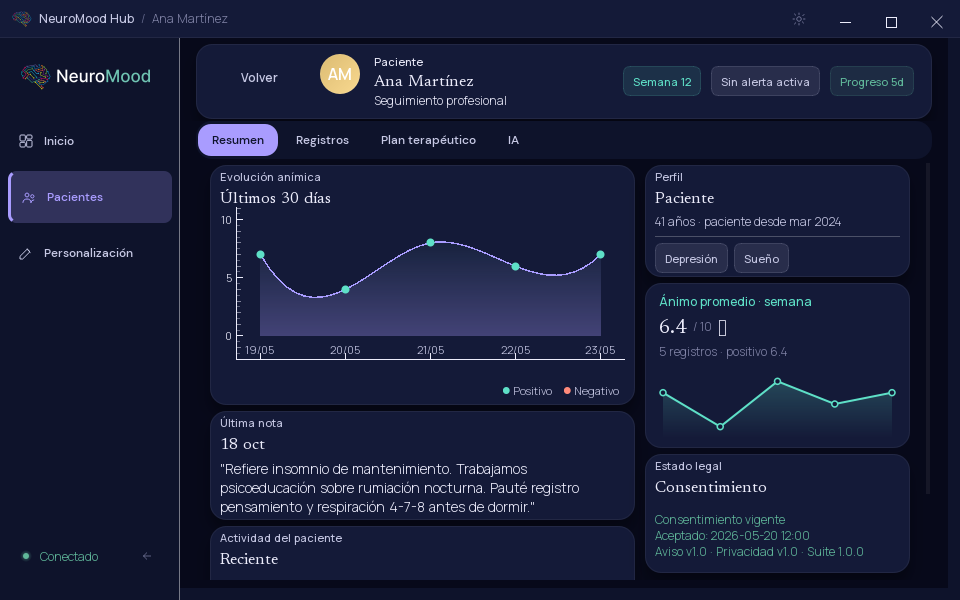
#> input picture _scratch_trash/captures_v8_2026-06-14_153926/hub-detalle-dark-960x600.png, 960 x 600 px, found by its file name
$ python measure_borders.py
#> lines starting #> are read from the running program, lines starting #| are printed output that depends on the picture
from PIL import Image
import numpy as np

cp = 'qa/_mockup_canonical/hub-detalle-dark-960x600.png'
ca = 'qa/_captures_v8/hub-detalle-dark-960x600.png'
cimg = np.asarray(Image.open(cp).convert("RGB"))
#> cimg is the input picture: shape (600, 960, 3); mean R, G, B 24.2, 29.8, 57.1
pimg = np.asarray(Image.open(ca).convert("RGB"))

# Estrategia: encontrar filas horizontales donde se produce un CAMBIO DE COLOR
# en la MAYORÍA de las columnas (borde horizontal de card)
def find_horizontal_borders(img):
    bg = np.array([13, 16, 26])
    # Diff entre fila y fila siguiente
    diffs = np.abs(np.diff(img.astype(int), axis=0)).sum(axis=2)
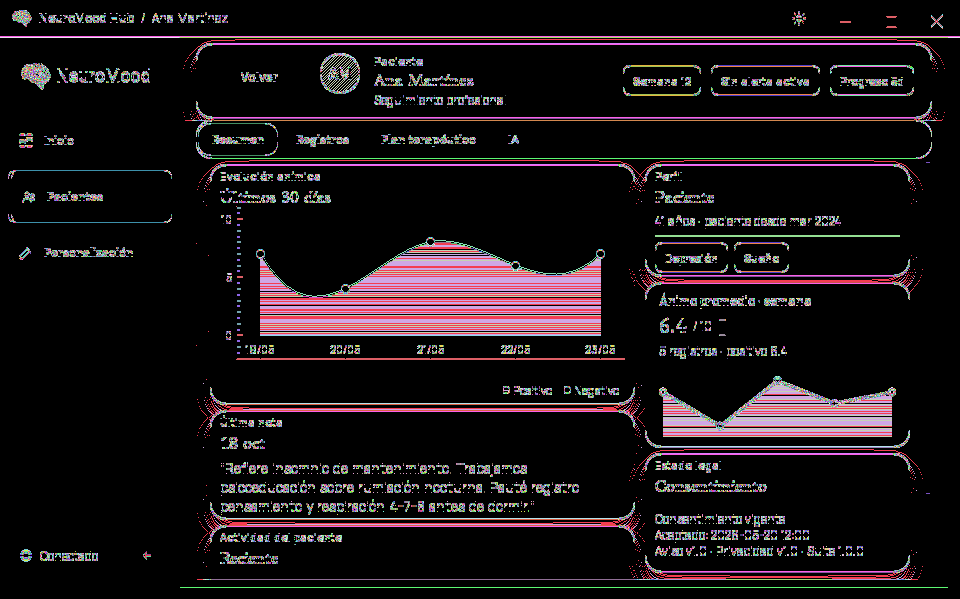
#> diffs: shape (599, 960) int64; 573 distinct labels, from 0 to 655; one colour per label, 0 black
    # Border = fila donde hay >=200 pixeles con diff>30 en columnas (50, 950)
    borders = []
    for y in range(diffs.shape[0]):
        cnt = (diffs[y, 50:950] > 30).sum()
        if cnt > 200:
            borders.append((y, cnt))
#> this loop made 599 passes
#> cnt on passes 1 to 3: 0, 0, 0
#> after the loop, borders = 51 pairs, first value 36 to 587, second value 213 to 900
    # Cluster
    clusters = []
    if borders:
        cs = borders[0][0]; cm = borders[0][1]; last_y = borders[0][0]
#> after `cs = borders[0][0]`: cs = 36
#> after `cm = borders[0][1]`: cm = 900
#> after `last_y = borders[0][0]`: last_y = 36
        for y, c in borders[1:]:
            if y - last_y <= 2:
                cm = max(cm, c); last_y = y
            else:
                clusters.append((cs, cm))
                cs = y; cm = c; last_y = y
#> this loop made 50 passes
#> (y, c, cs, cm, last_y) on passes 2, 4, 6, 9, 10, 12, 15, 16, 18, 20, 22, 24: (43, 712, 43, 712, 43), (65, 279, 65, 279, 65), (79, 282, 79, 282, 79), (85, 213, 85, 213, 85), (94, 243, 94, 243, 94), (117, 712, 117, 712, 117), (158, 706, 158, 706, 158), (164, 642, 164, 642, 164), (235, 245, 235, 245, 235), (275, 262, 275, 262, 275), (282, 249, 282, 249, 282), (335, 354, 335, 354, 335)
#> (y, c, cm, last_y) on passes 1, 3, 5, 7, 8, 11: (37, 900, 900, 37), (44, 710, 712, 44), (66, 245, 279, 66), (80, 247, 282, 80), (81, 232, 282, 81), (95, 259, 259, 95)
#> after the loop, clusters = 26 pairs, first value 36 to 579, second value 213 to 900
        clusters.append((cs, cm))
    # Filtrar los que tienen strength > 300 (reales borders de cards)
    return [c for c in clusters if c[1] > 300]

c_borders = find_horizontal_borders(cimg)
#> c_borders = [(36, 900), (43, 712), (117, 712), (158, 706), (164, 642), (335, 354), (358, 389), (403, 423), (410, 415), (484, 327), (490, 310), (518, 452), (525, 407), (579, 425), (587, 768)]
p_borders = find_horizontal_borders(pimg)
#> the loop in find_horizontal_borders (call 2), `for y in range(diffs.shape[0]):` made 599 passes
#> the loop in find_horizontal_borders (call 2), `for y, c in borders[1:]:` made 50 passes
#> (y, c, cm, last_y) on passes 1, 3, 5, 7, 8, 11, 13, 14, 17, 19, 21, 23: (37, 900, 900, 37), (44, 710, 712, 44), (66, 245, 279, 66), (80, 247, 282, 80), (81, 232, 282, 81), (95, 259, 259, 95), (118, 712, 712, 118), (120, 712, 712, 120), (165, 638, 642, 165), (236, 248, 248, 236), (276, 256, 262, 276), (283, 248, 249, 283)
#> p_borders has the same summary as c_borders
print("=== CANONICAL strong horizontal borders ===")
for y, s in c_borders[:20]:
    print(f"  y={y:4d}  strength={s}")
#> this loop made 15 passes
#|   y=  36  strength=900
#|   y=  43  strength=712
#|   y= 117  strength=712
#|   y= 158  strength=706
#|   y= 164  strength=642
#|   y= 335  strength=354
#|   y= 358  strength=389
#|   y= 403  strength=423
#> (further printed lines are left out)
print(f"  Total: {len(c_borders)}")
#|   Total: 15
print("\n=== CAPTURE strong horizontal borders ===")
for y, s in p_borders[:20]:
    print(f"  y={y:4d}  strength={s}")
print(f"  Total: {len(p_borders)}")
#|   Total: 15

$ run again, with _scratch_trash/captures_v8_2026-06-14_153926/hub-dashboard-dark-960x600.png copied over _scratch_trash/captures_v8_2026-06-14_153926/hub-detalle-dark-960x600.png
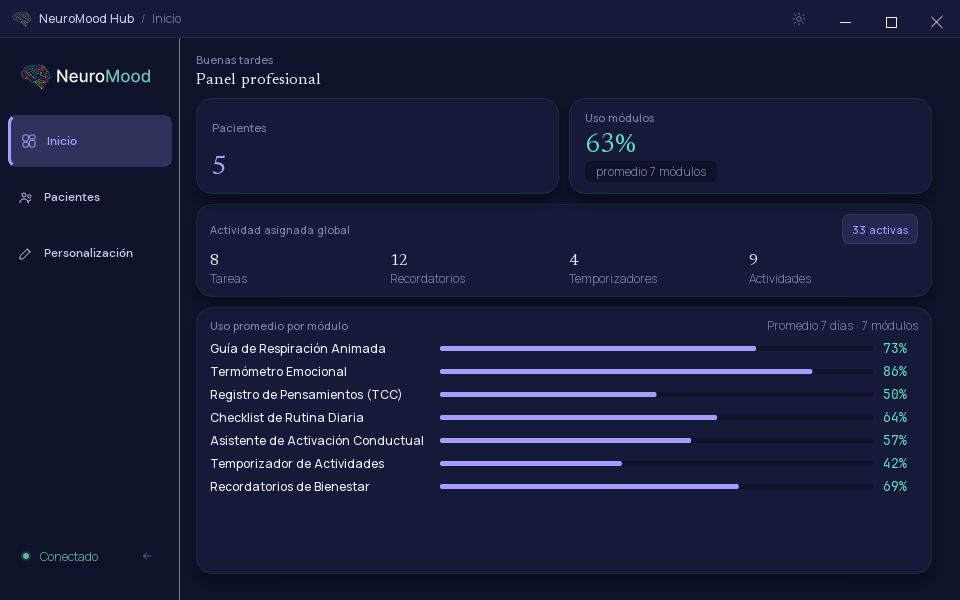
#> input picture _scratch_trash/captures_v8_2026-06-14_153926/hub-dashboard-dark-960x600.png, 960 x 600 px, found by its file name
#> cimg is the input picture: shape (600, 960, 3); mean R, G, B 23.4, 28.7, 57.4
#> in find_horizontal_borders, `diffs = np.abs(np.diff(img.astype(int), axis=0)).sum(axis=2)`:
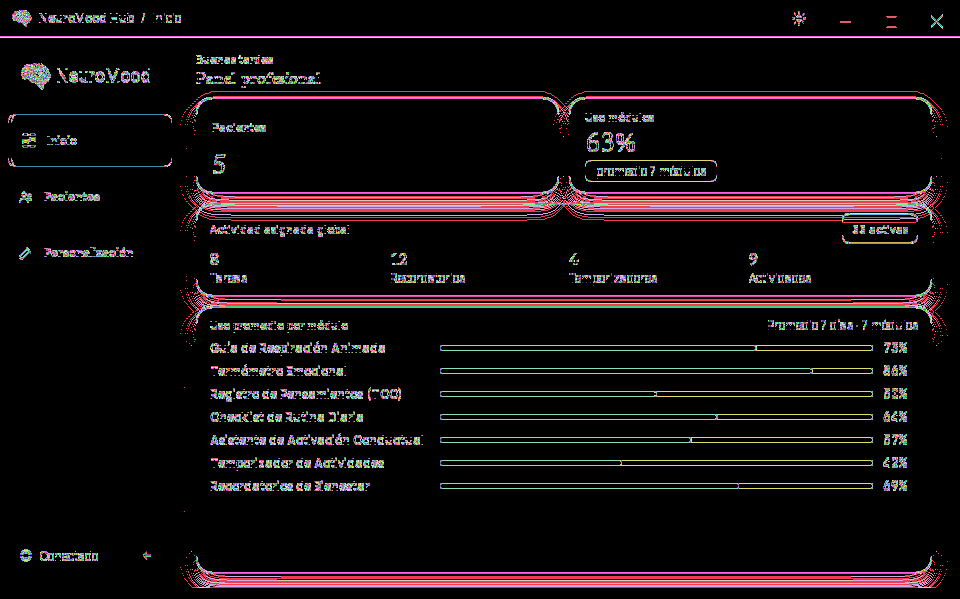
#> diffs: shape (599, 960) int64; 583 distinct labels, from 0 to 655; one colour per label, 0 black
#> the loop in find_horizontal_borders, `for y in range(diffs.shape[0]):` made 599 passes
#> cnt on passes 1 to 3: 0, 0, 0
#> after the loop in find_horizontal_borders, `for y in range(diffs.shape[0]):`: borders = 28 pairs, first value 36 to 573, second value 287 to 900
#> in find_horizontal_borders, `cs = borders[0][0]`: cs = 36
#> in find_horizontal_borders, `cm = borders[0][1]`: cm = 900
#> in find_horizontal_borders, `last_y = borders[0][0]`: last_y = 36
#> the loop in find_horizontal_borders, `for y, c in borders[1:]:` made 27 passes
#> (y, c, cs, cm, last_y) on passes 2, 4, 6, 8, 10, 12, 13, 14: (97, 678, 97, 678, 97), (192, 681, 192, 681, 192), (203, 712, 203, 712, 203), (295, 711, 295, 711, 295), (306, 712, 306, 712, 306), (345, 452, 345, 452, 345), (350, 412, 350, 412, 350), (368, 490, 368, 490, 368)
#> after the loop in find_horizontal_borders, `for y, c in borders[1:]:`: clusters = [(36, 900), (97, 678), (192, 681), (203, 712), (295, 712), (306, 712), (345, 452), (350, 412), (368, 490), (373, 441), (391, 362), (396, 325), (414, 389), (419, 365), (437, 407), (442, 383), (460, 310), (465, 287), (483, 420), (488, 399)]
#> c_borders = [(36, 900), (97, 678), (192, 681), (203, 712), (295, 712), (306, 712), (345, 452), (350, 412), (368, 490), (373, 441), (391, 362), (396, 325), (414, 389), (419, 365), (437, 407), (442, 383), (460, 310), (483, 420), (488, 399), (572, 712)]
#> the loop in find_horizontal_borders (call 2), `for y in range(diffs.shape[0]):` made 599 passes
#> the loop in find_horizontal_borders (call 2), `for y, c in borders[1:]:` made 27 passes
#> p_borders has the same summary as c_borders
#> the loop `for y, s in c_borders[:20]:` made 20 passes
#> (printed output is left out)
#|   Total: 20
#> the loop `for y, s in p_borders[:20]:` made 20 passes
#> (printed output is left out)
#|   Total: 20

$ run again, with _scratch_trash/captures_v8_2026-06-14_153926/suite-respiracion-preset-10min-dark-960x600.png copied over _scratch_trash/captures_v8_2026-06-14_153926/hub-detalle-dark-960x600.png
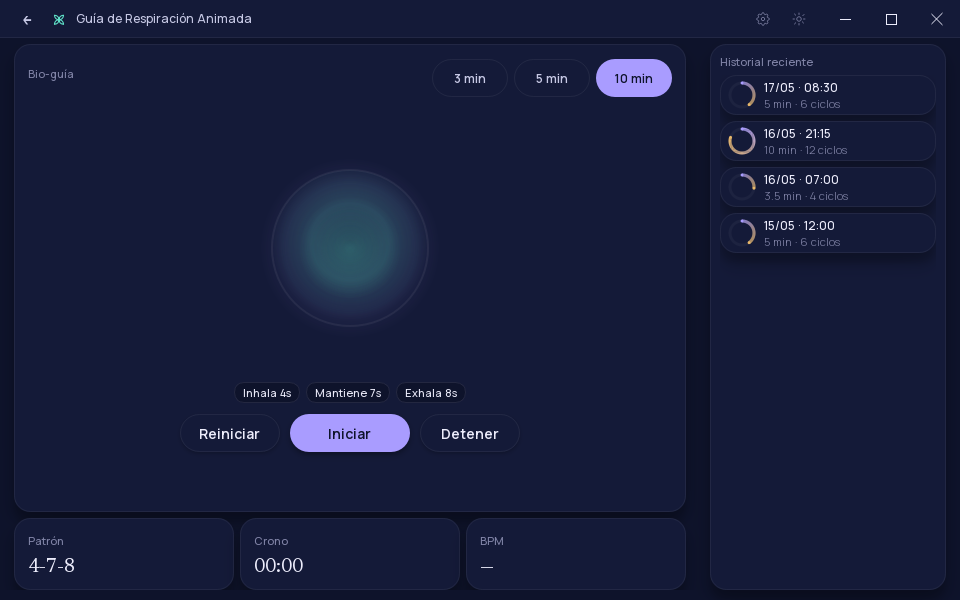
#> input picture _scratch_trash/captures_v8_2026-06-14_153926/suite-respiracion-preset-10min-dark-960x600.png, 960 x 600 px, found by its file name
#> cimg is the input picture: shape (600, 960, 3); mean R, G, B 23.1, 29.1, 58.9
#> in find_horizontal_borders, `diffs = np.abs(np.diff(img.astype(int), axis=0)).sum(axis=2)`:
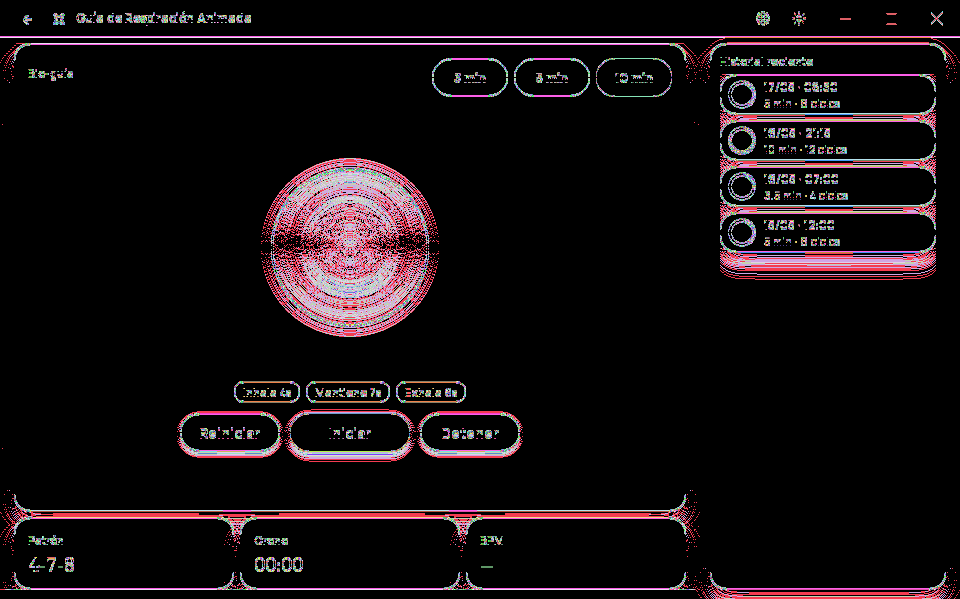
#> diffs: shape (599, 960) int64; 571 distinct labels, from 0 to 647; one colour per label, 0 black
#> the loop in find_horizontal_borders, `for y in range(diffs.shape[0]):` made 599 passes
#> cnt on passes 1 to 3: 0, 0, 0
#> after the loop in find_horizontal_borders, `for y in range(diffs.shape[0]):`: borders = [(36, 900), (37, 900), (43, 836), (44, 833), (74, 218), (75, 275), (413, 226), (451, 234), (510, 623), (511, 624), (517, 564), (518, 564), (588, 772), (589, 771)]
#> in find_horizontal_borders, `cs = borders[0][0]`: cs = 36
#> in find_horizontal_borders, `cm = borders[0][1]`: cm = 900
#> in find_horizontal_borders, `last_y = borders[0][0]`: last_y = 36
#> the loop in find_horizontal_borders, `for y, c in borders[1:]:` made 13 passes
#> (y, c, cs, cm, last_y) on passes 2, 4, 6, 7, 8, 10, 12: (43, 836, 43, 836, 43), (74, 218, 74, 218, 74), (413, 226, 413, 226, 413), (451, 234, 451, 234, 451), (510, 623, 510, 623, 510), (517, 564, 517, 564, 517), (588, 772, 588, 772, 588)
#> after the loop in find_horizontal_borders, `for y, c in borders[1:]:`: clusters = [(36, 900), (43, 836), (74, 275), (413, 226), (451, 234), (510, 624), (517, 564)]
#> c_borders = [(36, 900), (43, 836), (510, 624), (517, 564), (588, 772)]
#> the loop in find_horizontal_borders (call 2), `for y in range(diffs.shape[0]):` made 599 passes
#> the loop in find_horizontal_borders (call 2), `for y, c in borders[1:]:` made 13 passes
#> p_borders has the same summary as c_borders
#> the loop `for y, s in c_borders[:20]:` made 5 passes
#> (printed output is left out)
#|   Total: 5
#> the loop `for y, s in p_borders[:20]:` made 5 passes
#> (printed output is left out)
#|   Total: 5

$ run again, with _scratch_trash/captures_v8_2026-06-14_153926/suite-rutina-empty-dark-960x600.png copied over _scratch_trash/captures_v8_2026-06-14_153926/hub-detalle-dark-960x600.png
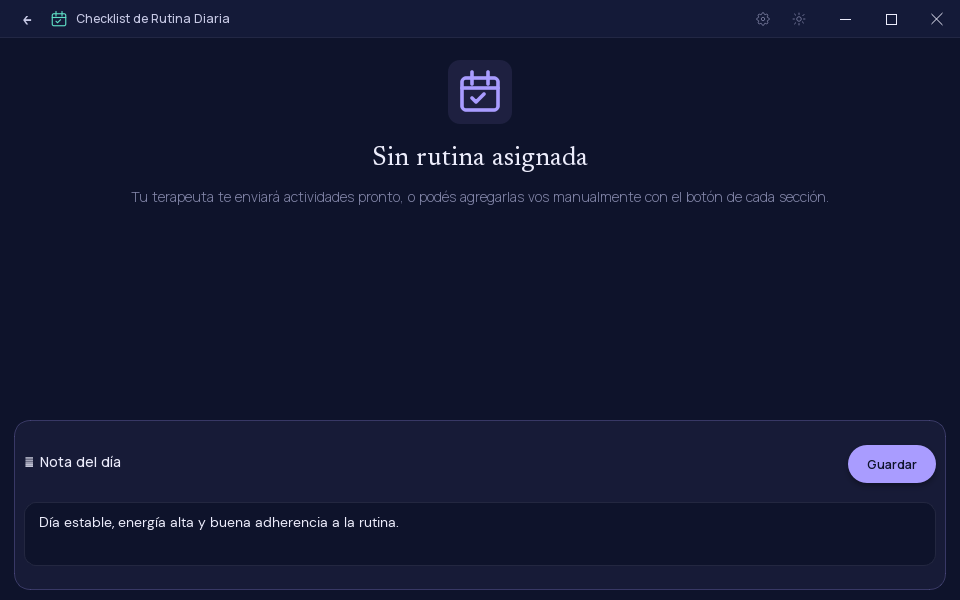
#> input picture _scratch_trash/captures_v8_2026-06-14_153926/suite-rutina-empty-dark-960x600.png, 960 x 600 px, found by its file name
#> cimg is the input picture: shape (600, 960, 3); mean R, G, B 18.5, 23.3, 48.9
#> in find_horizontal_borders, `diffs = np.abs(np.diff(img.astype(int), axis=0)).sum(axis=2)`:
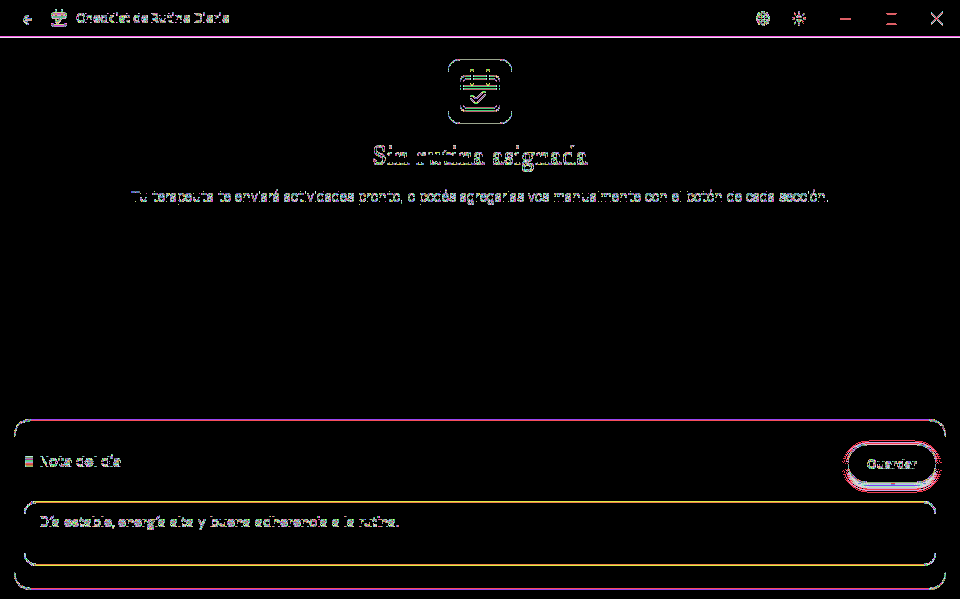
#> diffs: shape (599, 960) int64; 574 distinct labels, from 0 to 647; one colour per label, 0 black
#> the loop in find_horizontal_borders, `for y in range(diffs.shape[0]):` made 599 passes
#> cnt on passes 1 to 3: 0, 0, 0
#> after the loop in find_horizontal_borders, `for y in range(diffs.shape[0]):`: borders = [(36, 900), (37, 900), (193, 424), (194, 508), (195, 249), (196, 308), (198, 221), (200, 427), (201, 386), (419, 885), (420, 885), (501, 874), (502, 877), (519, 207), (526, 212), (564, 876), (565, 874), (588, 885), (589, 885)]
#> in find_horizontal_borders, `cs = borders[0][0]`: cs = 36
#> in find_horizontal_borders, `cm = borders[0][1]`: cm = 900
#> in find_horizontal_borders, `last_y = borders[0][0]`: last_y = 36
#> the loop in find_horizontal_borders, `for y, c in borders[1:]:` made 18 passes
#> (y, c, cs, cm, last_y) on passes 2, 9, 11, 13, 14, 15, 17: (193, 424, 193, 424, 193), (419, 885, 419, 885, 419), (501, 874, 501, 874, 501), (519, 207, 519, 207, 519), (526, 212, 526, 212, 526), (564, 876, 564, 876, 564), (588, 885, 588, 885, 588)
#> after the loop in find_horizontal_borders, `for y, c in borders[1:]:`: clusters = [(36, 900), (193, 508), (419, 885), (501, 877), (519, 207), (526, 212), (564, 876)]
#> c_borders = [(36, 900), (193, 508), (419, 885), (501, 877), (564, 876), (588, 885)]
#> the loop in find_horizontal_borders (call 2), `for y in range(diffs.shape[0]):` made 599 passes
#> the loop in find_horizontal_borders (call 2), `for y, c in borders[1:]:` made 18 passes
#> p_borders has the same summary as c_borders
#> the loop `for y, s in c_borders[:20]:` made 6 passes
#> (printed output is left out)
#|   Total: 6
#> the loop `for y, s in p_borders[:20]:` made 6 passes
#> (printed output is left out)
#|   Total: 6
